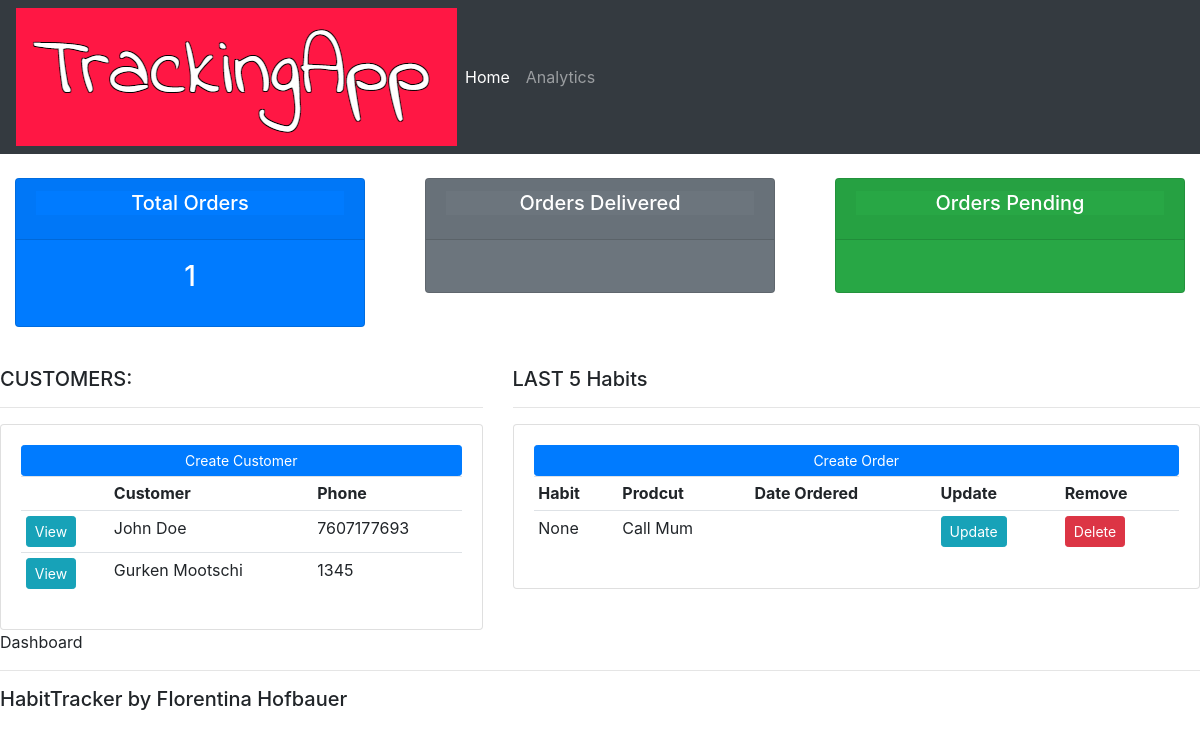
Before: / with the older database file.
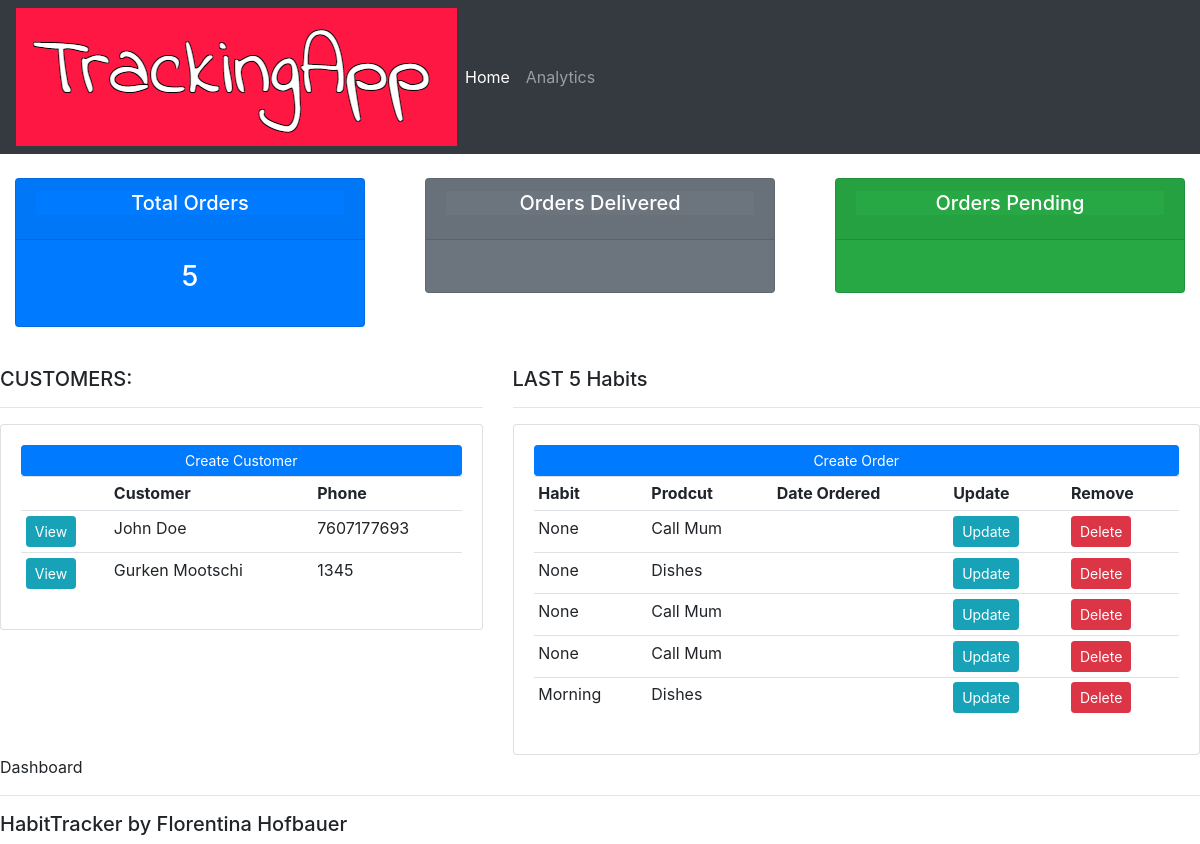
After: the same page with the newer database file.
### crm/models.py (models this page shows, shortened)
class Customer(models.Model):
    name = models.CharField(max_length=400, null=True)
    phone = models.CharField(max_length=400, null=True)
    email = models.CharField(max_length=400, null=True)
    date_created = models.DateTimeField(auto_now_add=True, null=True)

class Order(models.Model):
    STATUS = (
            ('Pending', 'Pending'),
            ('Outfordelivery', 'Outfordelivery' ),
            ('Delivered', 'Delivered'),
            )
    customer = models.ForeignKey(Customer, null=True, on_delete = models.SET_NULL)
    product = models.ForeignKey(Product, null=True, on_delete = models.SET_NULL)
    habit = models.CharField(max_length=200, null=True)

class Product(models.Model):
    CATEGORY = (
                ('Indoor', 'Indoor'),
                ('Outdoor', 'Outdoor'),
                )
    name = models.CharField(max_length=400, null=True)
    price = models.FloatField(null=True)
    category = models.CharField(max_length=400, null=True, choices=CATEGORY)
    description = models.CharField(max_length=400, null=True, blank=True)
    date_created =  models.DateTimeField(auto_now_add=True, null=True)
    tags = models.ManyToManyField(Tag)
    def __str__(self):
      return self.name

### crm/views.py (the view)
# urls.py: path('', views.home, name="home" ),
def home(request):
    orders = Order.objects.all()
    customer = Customer.objects.all()
    total_customers = customer.count()
    total_orders = orders.count()
    context = {'orders': orders, 'customers': customer, 'total_customers': total_customers,
    'total_orders': total_orders}
    return render(request, 'habit/dashboard.html', context)

### crm/templates/habit/dashboard.html
{% extends 'habit/main.html' %}
{% block content %}
{% include 'habit/status.html' %}
<br>
<div class="row">
<div class="col-md-5">
    <h5>CUSTOMERS: </h5>
    <hr>
    <div class="card card-body">
        <a class="btn btn-primary btn-sm btn-block" href=""> Create Customer
                    </a>
    <table class="table table-sm">
        <tr>
            <th> </th>
            <th>Customer</th>
            <th>Phone</th>
        </tr>
        {% for customer in customers %}
        <tr>
            <td><a class="btn btn-sm btn-info" href="{% url 'habit' customer.id %}">View</a></td>
            <td>{{customer.name}}</td>
            <td>{{customer.phone}}</td>
        </tr>
        {% endfor %}
    </table>
    </div>
</div>
<div class="col-md-7">
    <h5>LAST 5 Habits</h5>
    <hr>
    <div class="card card-body">
<a class="btn btn-primary btn-sm btn-block" href="{% url 'create_order' %}">Create Order</a>
<table class="table table-sm">
    <tr>
        <th>Habit</th>
        <th>Prodcut</th>
        <th>Date Ordered</th>
        <th>Update</th>
        <th>Remove</th>
    </tr>
    {% for order in orders %}
    <tr>
        <td>{{order.habit}}</td>
        <td>{{order.product}}</td>
        <td>{{order.date_created}}</td>
        <td><a  a class="btn btn-sm btn-info" href="{% url 'update_order' order.id %}">Update</a></td>
        <td><a  a class="btn btn-sm btn-danger" href="{% url 'delete' order.id %}">Delete</a></td>
    </tr>
    {% endfor %}
</table>
    </div>
</div>
</div>
<p> Dashboard </p>
{% endblock %}

### crm/templates/habit/main.html (shortened to what this page needs)
<!DOCTYPE html>
<html>
<head>
    <link rel="stylesheet" href="https://stackpath.bootstrapcdn.com/bootstrap/4.3.1/css/bootstrap.min.css"
>
</head>
<body>
    {% include 'habit/navbar.html' %}
    {% block content  %}
    {% endblock  %}
    <hr>
    <h5> HabitTracker by Florentina Hofbauer </h5>
</body>
</html>

### crm/templates/habit/navbar.html (shortened to what this page needs)
{%load static%}
<nav class="navbar navbar-expand-lg navbar-dark bg-dark">
  <img src="{% static 'images/logo.png' %}">
    <div class="collapse navbar-collapse" id="navbarNav">
      <ul class="navbar-nav">
        <li class="nav-item active">
          <a class="nav-link" href="{% url 'home' %}">Home <span class="sr-only">(current)</span></a>
        </li>
        <li class="nav-item">
          <a class="nav-link" href="{% url 'analytics' %}">Analytics</a>
        </li>
      </ul>
    </div>
  </nav>

### crm/templates/habit/status.html (shortened to what this page needs)
<br>
<div class="row">
    <div class="col">
        <div class="col-md">
            <div class="card text-center text-white bg-primary mb-3" id="total-orders">
                <div class="card-header">
                    <h5 class="card-title bg-primary text-white">Total Orders</h5>
                </div>
                <div  class="card-body">
                    <h3 class="card-title"> {{total_orders}} </h3>
                </div>
            </div>
        </div>
    </div>
    <div class="col">
        <div class="col-md">
            <div class="card text-center text-white mb-3 bg-secondary" id="total-orders">
                <div class="card-header">
                    <h5 class="bg-secondary text-white card-title">Orders Delivered</h5>
                </div>
                <div class="card-body">
                </div>
            </div>
        </div>
    </div>
    <div class="col">
        <div class="col-md">
            <div class="card text-center bg-success text-white mb-3" id="total-orders">
                <div class="card-header">
                    <h5 class="card-title bg-success text-white">Orders Pending</h5>
                </div>
                <div class="card-body">
                </div>
            </div>
        </div>
    </div>
</div>

Changed rows visible on the page:
added Order: habit "None", product "Dishes"
added Order: habit "None", product "Call Mum"
added Order: habit "None", product "Call Mum"
added Order: habit "Morning", product "Dishes"
Other visible differences:
{{ total_orders }}: "1" → "5"
